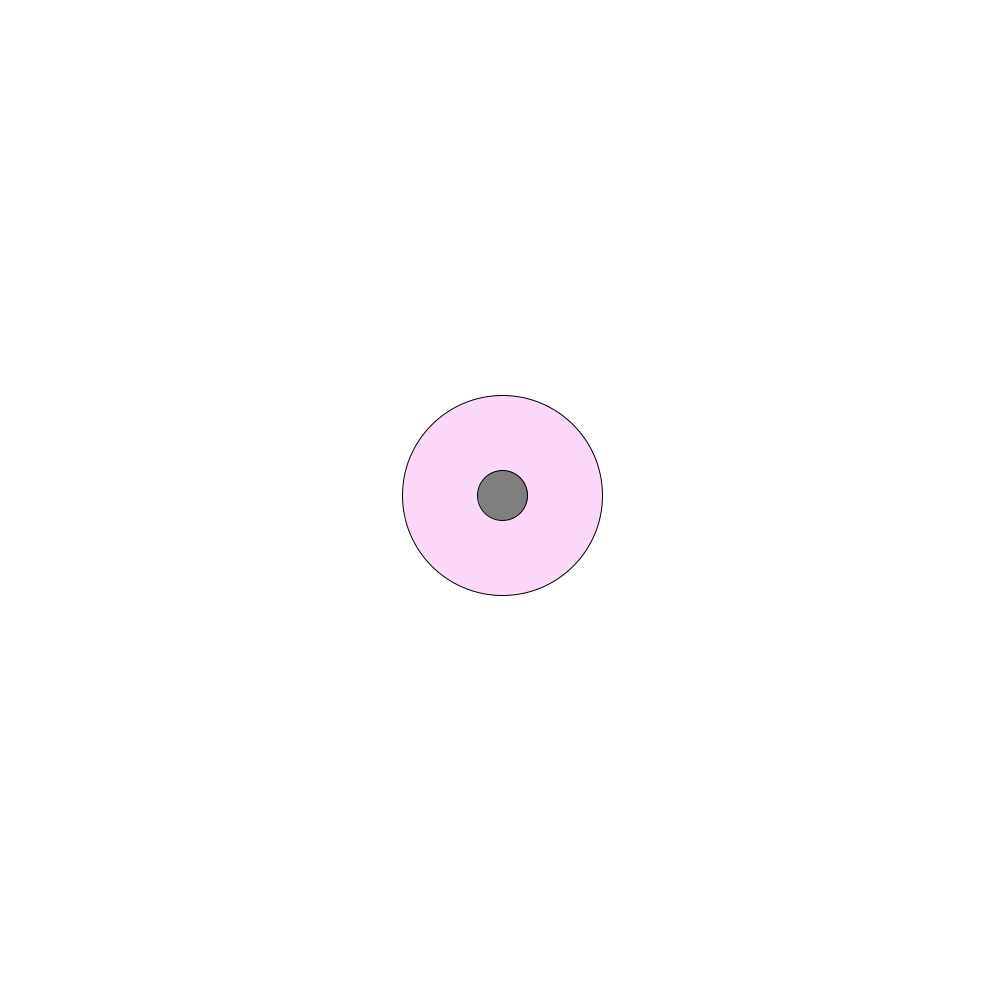
Frame 1 (no input)
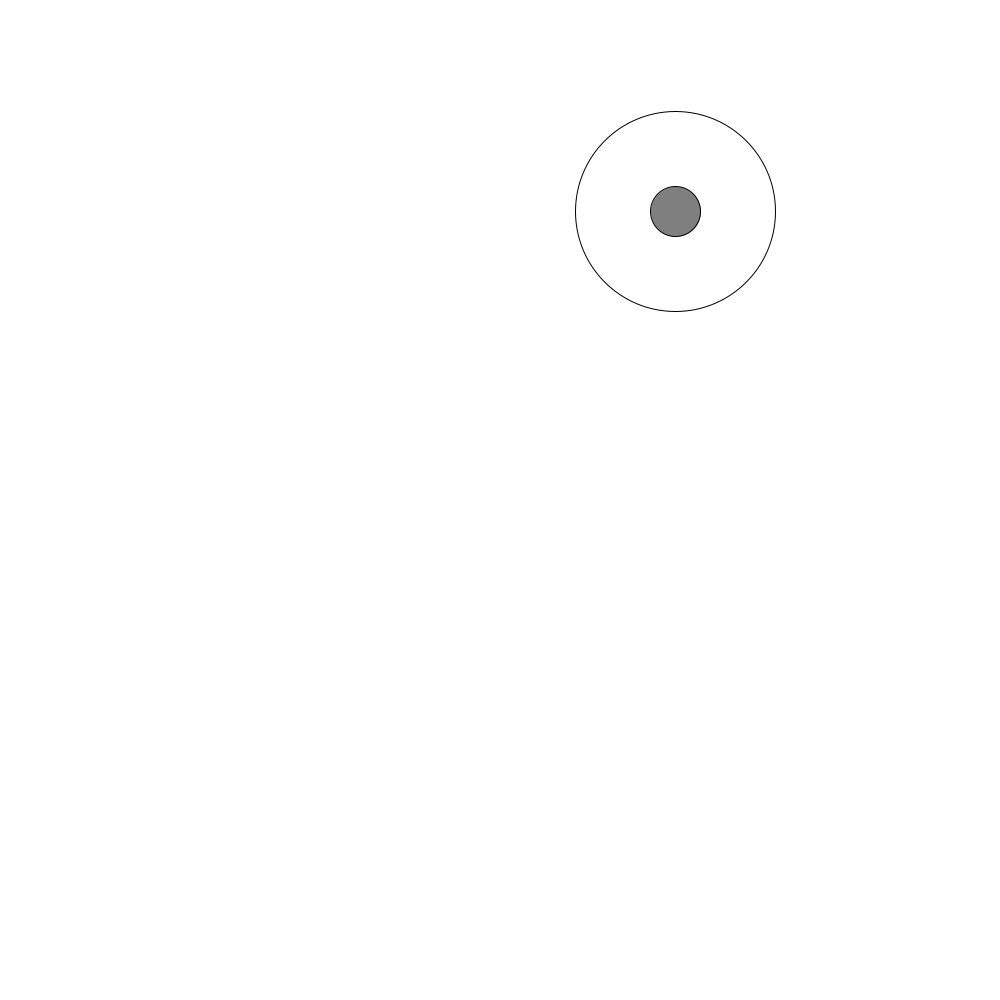
Frame 60 (the mouse pressed at the canvas centre just before this capture)
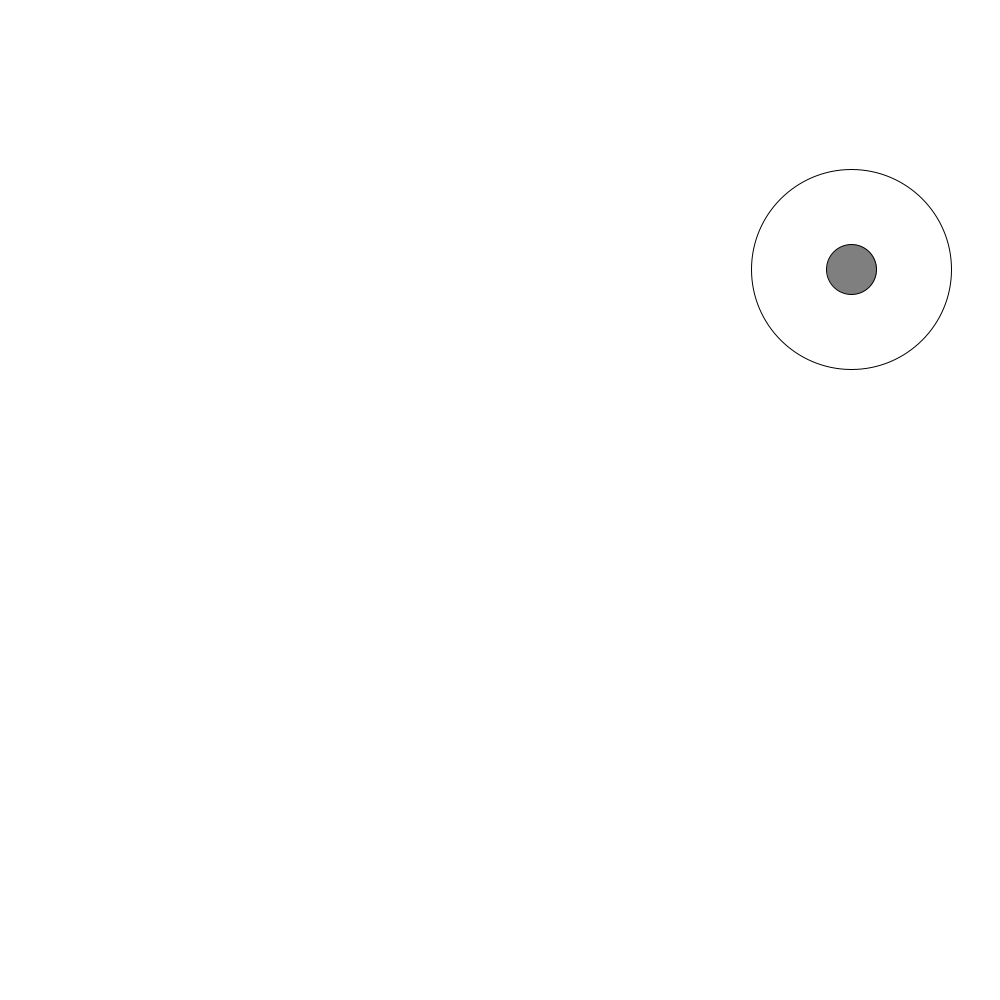
Frame 120 (the mouse held since frame 60 and released just before this capture)

The Processing sketch that drew these frames (run headless with seeded random() and noise(); from frame 60 on, the mouse is pressed at the canvas centre):

// Processing sketch: bouncing_ball
// ── bouncing_ball.pde
//bouncing balls yo!

//declared our variables globally
float posX;
float posY;

float radius;

float velX;
float velY;

color forceFieldColor;

void setup() {
  size(1000, 1000);

  //intialize our variable in the setup
  //start the ball in the center of the screen
  posX = width / 2;
  posY = height / 2;
  
  //set the ball radius so we can check against the edges of the screen later
  radius = 100;
  
  //choose a random velocity, which moves the ball in a random direction
  velX = random(-10, 10);
  velY = random(-10, 10);
  
  //choose a random forcefield color
  forceFieldColor = color( random(255), random(255), random(255), 50 );

  
  println( "Velocity X: "+velX+" Velocity Y: "+velY );
}

void draw() {
  background(255);
  //move the position by a constant velocity every frame
  posX += velX;
  posY += velY;

  //check if the ball has gone off the screen in the x direction
  if ( posX > width - radius || posX < radius ) {
    
    //if so, reverse the velocity in the x direction
    velX *= -1;
   forceFieldColor = color( 255, 0, 0, 50 );
  }
  //check if the ball has gone off the screen in the y direction
  if ( posY > height - radius || posY < radius ) {
    
    //if so, reverse the velocity in the y direction
    velY *= -1;
    forceFieldColor = color( 255, 0, 0, 50 );
    
  }

  //draw the ellipse
  fill(forceFieldColor);
  ellipse(posX, posY, radius*2, radius*2);
  fill(127);
  ellipse( posX, posY, radius/2, radius/2 );
  forceFieldColor = color( 255, 255, 255, 255 );
}
